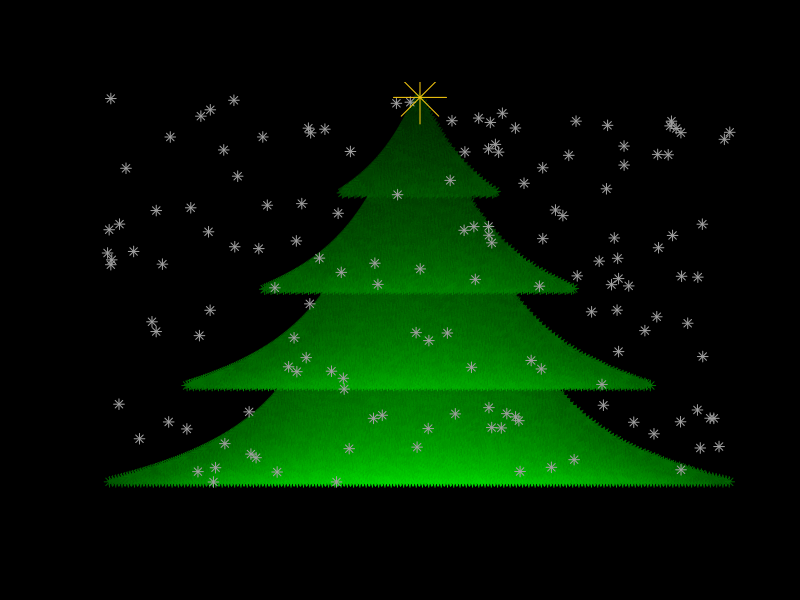

Write the R code that produced this figure.
p=points
r=runif
l=500
s=(l:1)/1000
par(bg=1,pch=8)
plot(0,xlim=c(-1,1),ylim=c(0,l))
a=0
for(i in rep(exp(-(1:125)*.016),4)*s+s){
  a=a+1
  for(j in seq(-i,i,.02)){
    p(j,a,col=rgb(0,i*.7+.2*r(1,.6,1)-.5*j^2,0))
  }}
p(r(150,-1,1),r(150,0,l), col=8)
p(0,l,cex=5,col=7)
